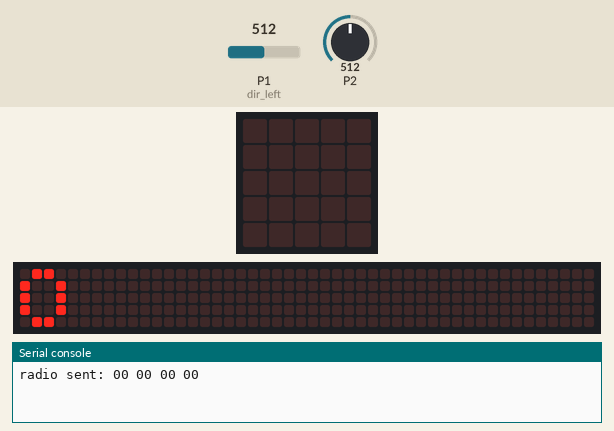
Bench run of a program on a simulated BBC micro:bit running MicroPython. On the bench: the board's 5×5 LED display, a strip that is not on the board, showing the scrolling text unrolled, the last lines printed to the serial console. Inputs (shaded band) come from the test bench; at power-on: P1 (dir_left) = 512, P2 = 512 (analog values on the 0–1023 scale). No radio messages arrive unless stated (any console line starting 'radio sent:' is added by the test bench); the 48×5 strip is a reading aid, not a part: it shows the text the display is scrolling, unrolled, one strip-width of it at a time.

Above: at 1.27 s.
1.3 s: P1 (dir_left) set to 900
At 6.82 s:
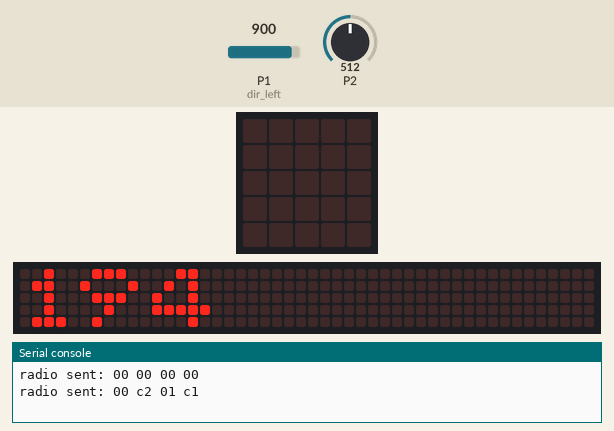
8.2 s: P2 set to 716
At 15.67 s:
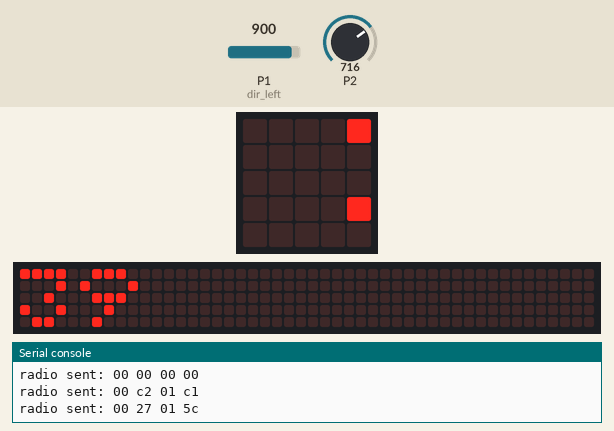
17.1 s: P1 (dir_left) set to 716
At 22.88 s:
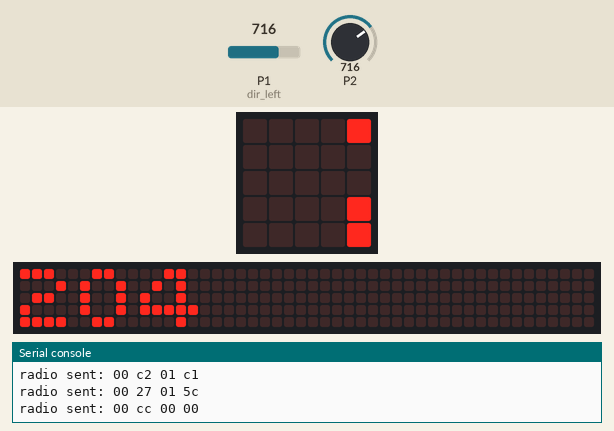
24.3 s: P2 set to 122
At 28.58 s:
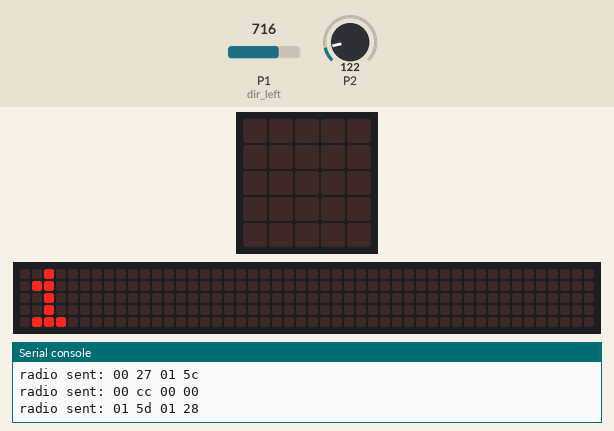
31.3 s: P2 set to 20
At 37.13 s:
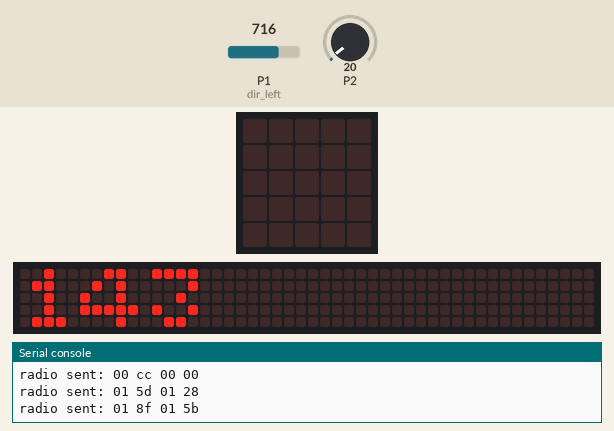
38.5 s: P1 (dir_left) set to 511
At 44.93 s:
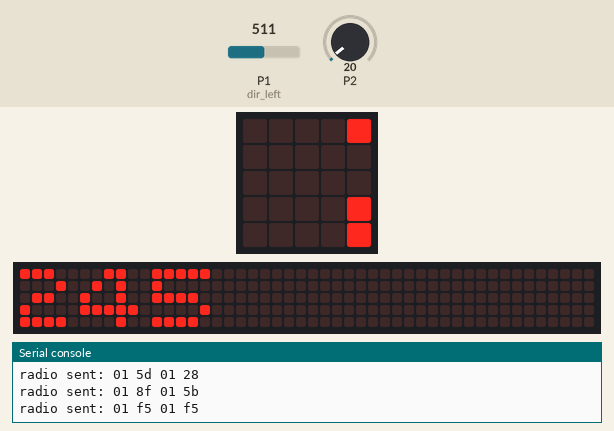

The program:

ex04_radio_gamepad_scrolling.py
```python
from microbit import *
import radio

# set up radio
radio.config(channel=19) # channel can be 0 to 83 inclusive
radio.config(power=7)    # power can be 0 (min) to 7 (max), 6 is default
radio.on()

# message buffer to send to robot
message = bytearray([0,0,0,0])

# forward and backward direction definitions for robot's motor controller
DIR_FORWARD     = 0
DIR_BACKWARD    = 1

# map function (shamelessly copied from arduino library)
# https://www.arduino.cc/reference/en/language/functions/math/map/
def map(x,in_min,in_max,out_min,out_max):
    return round(out_min + (x-in_min)*(out_max-out_min)/(in_max-in_min))

while True:
    # read joystick position
    # read_analog returns a number in range [0,1023]
    joy_x   = pin1.read_analog()
    joy_y   = pin2.read_analog()
    # convert range to [-512,511]
    x       = joy_x - 512
    y       = joy_y - 512
    # implement deadzone since joysticks aren't exact
    # treat any joystick measurements NEAR center as if they are AT center
    if x > -30 and x < 30:
        x = 0
    if y > -30 and y < 30:
        y = 0

    # arcade style steering
    signed_spd_left   = y + x
    signed_spd_right  = y - x

    # convert to motor command arguments
    if signed_spd_left >= 0:
        dir_left = DIR_FORWARD
        spd_left = map(signed_spd_left,0,511,0,255)
    else:
        dir_left = DIR_BACKWARD
        spd_left = map(signed_spd_left,-512,0,255,0)
    # also convert right motor command
    if signed_spd_right >= 0:
        dir_right = DIR_FORWARD
        spd_right = map(signed_spd_right,0,511,0,255)
    else:
        dir_right = DIR_BACKWARD
        spd_right = map(signed_spd_right,-512,0,255,0)

    # load motor command arguments into buffer
    message[0] = dir_left
    message[1] = spd_left
    message[2] = dir_right
    message[3] = spd_right

    # send the buffered message out via radio
    radio.send_bytes(message)

    #display the message contents on the screen
    display.scroll(message[0])
    display.scroll(message[1])
    display.scroll(message[2])
    display.scroll(message[3])
```
